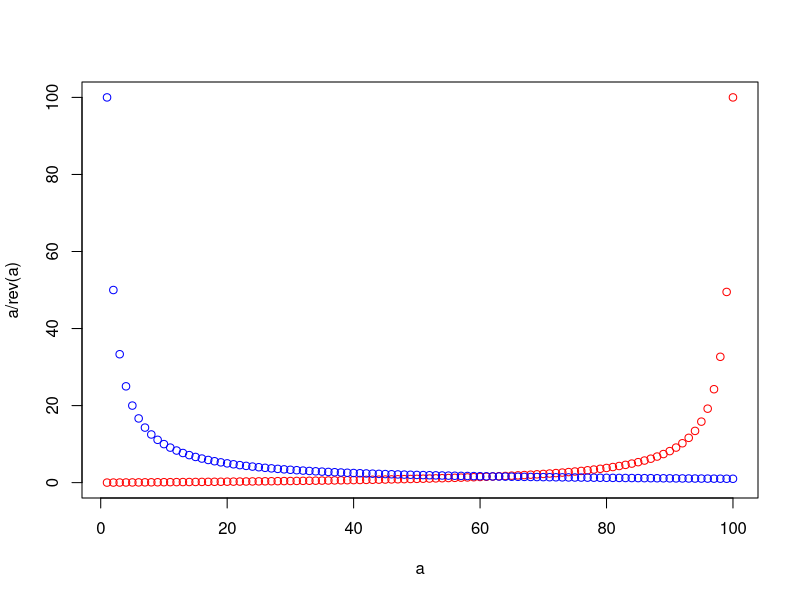

Generate this figure with R:
#!/usr/bin/env Rscript

cat("full:\n")
print(letters)

cat("access certain elements:\n")
cat("sequence:\n")
print(letters[1:5])
cat("sequence: by 2\n")
print(letters[seq(to=length(letters),by=2)])
cat("sampling:\n")
print(letters[sample(c(F,T),size=length(letters),replace=T)])
print(letters[sample(1:length(letters),5)])
print(sample(letters,5))
cat("Randomise order by indexing: v[sample(1:len,len)]\n")
print(letters[sample(1:length(letters),length(letters))])
cat("negative index [-1]:",letters[-1],"\n")
cat("negative indices [c(-1,-3,-5)]:",letters[c(-1,-3,-5)],"\n")

cat("Vector algebra:\n")
a = 1:5
cat("a ==",a,"\n")
cat("multiplication:",a*a,"\n")
cat("division (a/rev(a)):",a/rev(a),"\n")

cat("Recycling:\n")
b = 1:10
cat("b ==",b,"\n")
cat("a + b ==",a+b,"\n")

rb <- sample(b,length(b))
cat("Randomised b:",rb,"\n")
cat("Sorted b:",sort(b),"\n")
cat("Rev-sorted b:",sort(b,decreasing=T),"\n")

a=1:100
a.df <- data.frame(a=a,a_per_rev_a=a/rev(a),len_a_per_a=length(a)/a)
plot(a,a/rev(a),col="red")
points(a,length(a)/a,col="blue")
